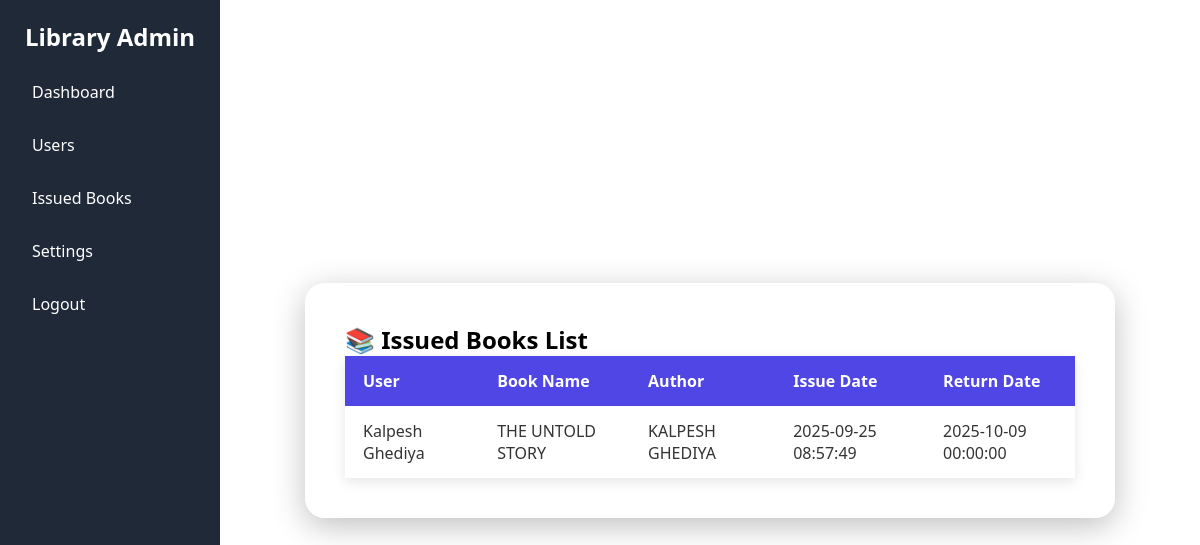
Page /issued_books.php on the committed database.
### tables this page shows
CREATE TABLE `issued_books` (
  `id` int(11) NOT NULL,
  `book_id` int(11) NOT NULL,
  `user_id` int(11) NOT NULL,
  `issue_date` datetime NOT NULL,
  `return_date` datetime DEFAULT NULL,
  `status` enum('Issued','Returned') DEFAULT 'Issued'
);

CREATE TABLE `users` (
  `id` int(11) NOT NULL,
  `firstName` varchar(100) NOT NULL,
  `lastName` varchar(100) NOT NULL,
  `email` varchar(150) NOT NULL,
  `password` varchar(255) NOT NULL,
  `role` varchar(10) DEFAULT 'user',
  `profile_image` varchar(255) DEFAULT NULL
);

CREATE TABLE `books` (
  `id` int(11) NOT NULL,
  `BookName` varchar(255) NOT NULL,
  `AuthorName` varchar(255) NOT NULL,
  `BookNo` varchar(100) NOT NULL,
  `img` varchar(50) NOT NULL,
  `availability` varchar(20) DEFAULT 'Available'
);

### issued_books.php (the view, shortened to what this page needs)
<?php
$conn = new mysqli("localhost", "root", "", "book_management");
$sql = "
    SELECT users.firstName, users.lastName, books.BookName, books.AuthorName, ib.issue_date, ib.return_date
    FROM issued_books ib
    JOIN users ON ib.user_id = users.id
    JOIN books ON ib.book_id = books.id
";
$result = $conn->query($sql);
?>
<!DOCTYPE html>
<html>
<head>
</head>
<body>
<div class="main-container">
    <aside class="sidebar">
            <h2>Library Admin</h2>
          <ul>
    <li onclick="location.href='index.php'">Dashboard</li>
    <li onclick="location.href='users.php'">Users</li>
    <li onclick="location.href='issued_books.php'">Issued Books</li>
    <li onclick="location.href='settings.php'">Settings</li>
    <li onclick="location.href='index7.php'">Logout</li>
</ul>
        </aside>
    <div class="content">
        <div class="container">
            <h2>📚 Issued Books List</h2>
            <table>
                <thead>
                    <tr>
                        <th>User</th>
                        <th>Book Name</th>
                        <th>Author</th>
                        <th>Issue Date</th>
                        <th>Return Date</th>
                    </tr>
                </thead>
                <tbody>
                    <?php while ($row = $result->fetch_assoc()): ?>
                        <tr>
                            <td><?php echo htmlspecialchars($row['firstName'] . ' ' . $row['lastName']); ?></td>
                            <td><?php echo htmlspecialchars($row['BookName']); ?></td>
                            <td><?php echo htmlspecialchars($row['AuthorName']); ?></td>
                            <td><?php echo htmlspecialchars($row['issue_date']); ?></td>
                            <td><?php echo $row['return_date'] ? htmlspecialchars($row['return_date']) : '<em>Not Returned</em>'; ?></td>
                        </tr>
                    <?php endwhile; ?>
                </tbody>
            </table>
        </div>
    </div>
</div>
</body>
</html>

### issued_books.php (style rules this page uses)
* { margin: 0; padding: 0; box-sizing: border-box; }
body { margin: 0; font-family: 'Segoe UI', sans-serif; background-size: cover; }
.main-container { display: flex; min-height: 100vh; }
.sidebar { width: 220px; background: #1f2937; color: #fff; padding: 20px; flex-shrink: 0; }
.sidebar h2 { text-align: center; margin-bottom: 20px; color: white; }
.sidebar ul { list-style: none; padding: 0; width: 100%; }
.sidebar ul li { margin: 15px 0; cursor: pointer; padding: 8px 12px; border-radius: 5px; }
.content { flex: 1; padding: 40px; display: flex; justify-content: center; align-items: center; }
.container { background-color: rgba(255, 255, 255, 0.95); border-radius: 20px; padding: 40px; box-shadow: 0 8px 32px rgba(0, 0, 0, 0.25); transition: transform 0.3s ease, box-shadow 0.3s ease; width: 90%; max-width: 1000px; }
.sidebar h2 { text-align: center; margin-bottom: 20px; }
table { border-collapse: collapse; width: 100%; border-radius 20px; overflow: hidden; box-shadow: 0 4px 12px rgba(0, 0, 0, 0.1); }
th, td { padding: 14px 18px; text-align: left; }
thead { background-color: #4f46e5; color: #fff; }
tbody tr { transition: background 0.2s ease; }
td { color: #333; }

### rows in the picture
issued_books: user.lastName "Kalpesh Ghediya", book.BookName "THE UNTOLD STORY", book.AuthorName "KALPESH GHEDIYA", issue_date "2025-09-25 08:57:49", return_date "2025-10-09 00:00:00"
